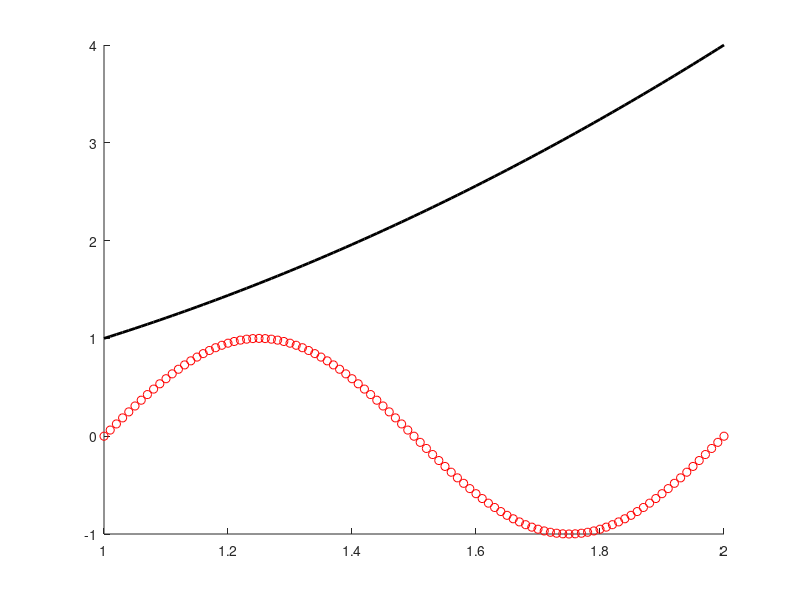

Source code (MATLAB): (Note: this script raises an error after producing the figure.)
% 绘制图像
t=1:0.01:2;
y1=t.^2;
y2=sin(2.*pi.*t);
hold on
plot(t,y1,'k-','LineWidth',2.0);
h=plot(t,y2,'ro');
% 修改对象参数
set(h,'MarkerFaceColor','0.6 0 0.6',...
    'MarkerEdgeColor','0.6 0 0.6');
set(gca,'FontSize',14);
legend('t^2 ',' sin(2\pi t)','Location','northwest');
xlabel('Times (ms)');
ylabel('f(t)');
title('Mini Assignment #1');
hold off
